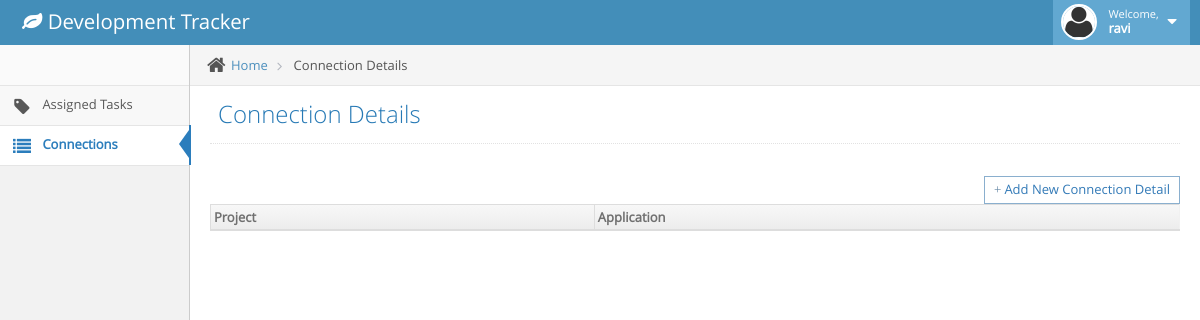
The app's page /task/connectionDetails (signed in), older data.
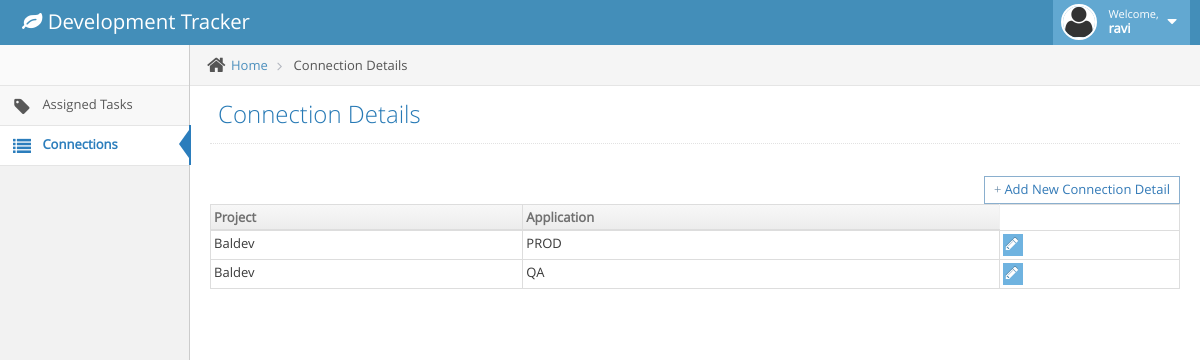
The same page, newer data.
### task/models.py (models this page shows)
class connectionDetails(models.Model):
    projectCode = models.ForeignKey('project', on_delete=models.SET_NULL, null=True, blank=True)    # - - DTGD[PRJ]
    application = models.CharField(max_length=15, choices=APPLICATION_CHOICES, null=True, blank=True)     # - - DTGD[APP - - QA / DEV / PRD]
    ip = models.CharField(max_length=15,null=True, blank=True)               # -  - VARCHAR[15]
    port = models.CharField(max_length=4,null=True, blank=True)             # - - VARCHAR[4]
    userIdAndPassword = models.TextField(max_length=500,null=True, blank=True)           # - - VARCHAR[check
    vpnApp = models.CharField(max_length=15, choices=VPN_CHOICES, null=True, blank=True)            # - - DTG[VPN - Forticlient, Sonicwall, Juniper, Windows
    vpnIp = models.CharField(max_length=15,null=True, blank=True)            # - - VARCHAR[15]
    vpnPort = models.CharField(max_length=6,null=True, blank=True)          # - - VARCHAR[6]
    vpnUserIdPassword = models.TextField(max_length=500,null=True, blank=True)        # - - VARCHAR(50)
    rdpIP = models.CharField(max_length=15,null=True, blank=True)            # - - VARCHAR(15)
    rdpUserIdAndPassword = models.TextField(max_length=500,null=True, blank=True)       # - - VARCHAR(50)[Total
    workspace = models.CharField(max_length=250,null=True, blank=True)        # - - VARCHAR(250)[Workspace
    comment = models.TextField(max_length=200,null=True, blank=True)
    def return_abs_url(self):
        return reverse('connectionDetails', args=[str(self.id)])

class project(models.Model):
    code = models.CharField(max_length=10, primary_key=True)
    name = models.CharField(max_length=100)
    def __str__(self):
        return self.name

### task/views.py (the view)
# urls.py: path('task/connectionDetails', task_view.ConnectionDetailListView.as_view(), name='connectionDetails'),
class ConnectionDetailListView(LoginRequiredMixin, generic.ListView):
    model = connectionDetails
    context_object_name = 'connectionDetails_list'
    queryset = connectionDetails.objects.all()
    template_name = 'task/connectionDetails.html'
    paginate_by = 40

### task/templates/task/connectionDetails.html (shortened to what this page needs)
{% extends "task/base.html" %}
{% block pageHeader %}
<h1>
    Connection Details
</h1>
{% endblock %}
{% block navTitle %}
Connection Details
{% endblock %}
{% block content %}
<br>
<div style="float:right">
    <div class="btn btn-white btn-sm btn-primary"><i class="ace-icon fa glyphicon-plus"></i><a href="{%url 'addConnectionDetails'%}">Add New Connection Detail</a> </div>
</div>
<div>
    <table id="simple-table" class="table  table-bordered table-hover">
        <thead>
        <tr>
            <th>Project</th>
            <th>Application</th>
        </tr>
        </thead>
        <tbody>
        {% for connectionDetails in connectionDetails_list %}
        <tr>
            <td>{{connectionDetails.projectCode}}</td>
            <td>{{connectionDetails.application}}</td>
            <td>
                <a href="{{connectionDetails.return_abs_url}}">
                    <div class="hidden-sm hidden-xs btn-group">
                        <button class="btn btn-xs btn-info">
                            <i class="ace-icon fa fa-pencil bigger-120"></i>
                        </button>
                    </div>
                </a>
            </td>
        </tr>
        {% endfor %}
        </tbody>
    </table>
</div>
{% endblock %}

Row changes from the older to the newer data that the page shows:
added connectionDetails: projectCode "Baldev", application "PROD"
added connectionDetails: projectCode "Baldev", application "QA"
